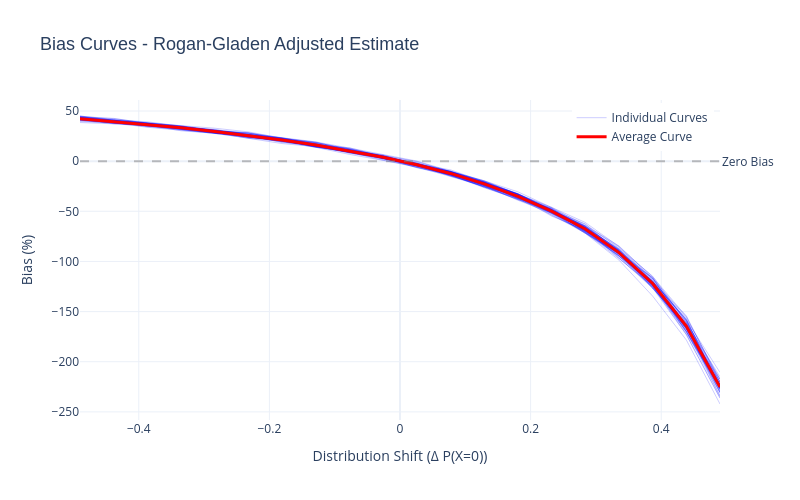

Notebook code cell kept with this figure:
### Code cell
fig_rg = plot_bias_curves(
    results={
        "deltas": bias_curves_results["deltas"],
        "all_curves": bias_curves_results["all_rg"],
        "avg_curve": bias_curves_results["avg_rg"],
    },
    title="Bias Curves - Rogan-Gladen Adjusted Estimate",
    y_axis_title="Bias (%)",
)

fig_rg.show()
